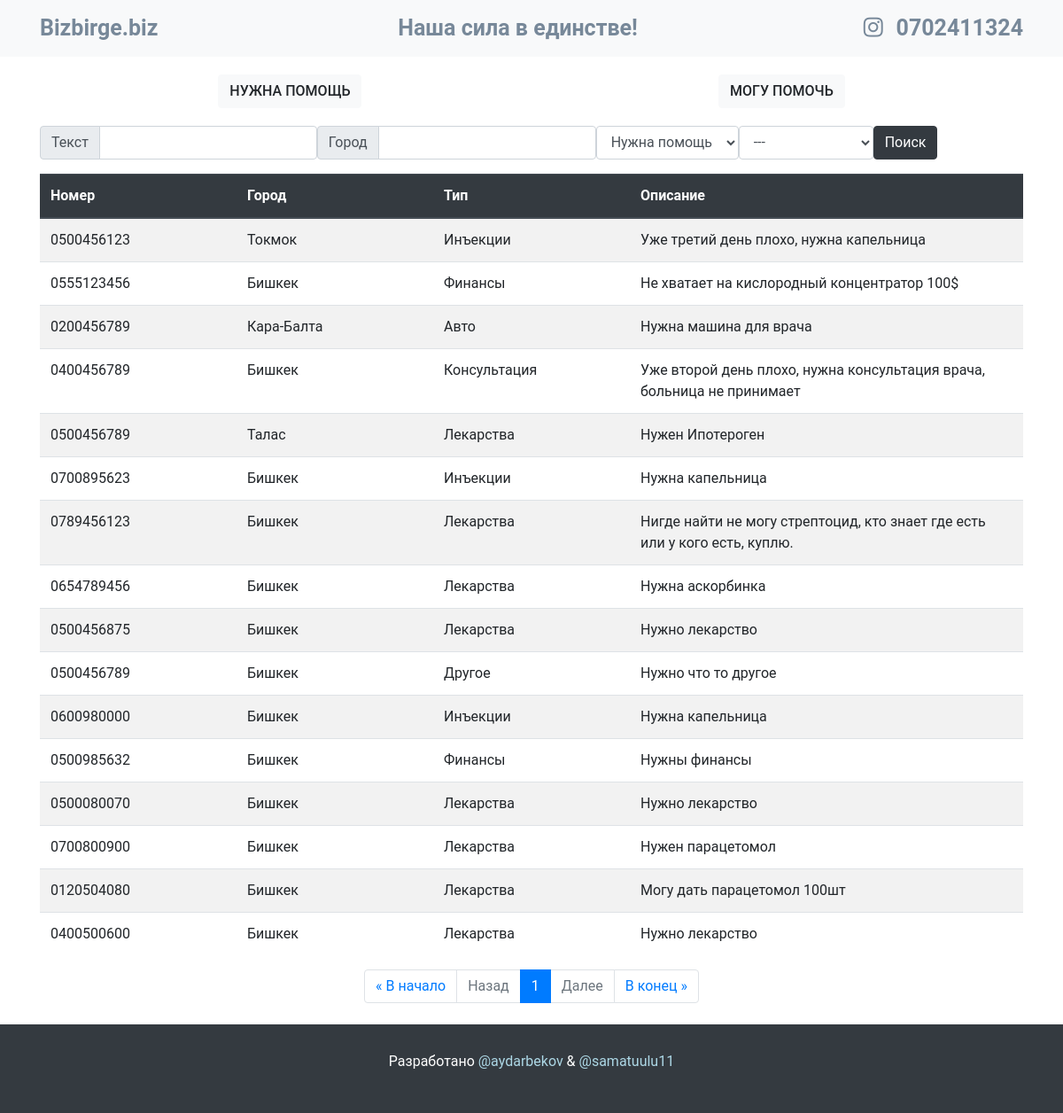
The app's page /ad_list/need_help with its own data.
### webapp/models.py (models this page shows, shortened)
class Ad(models.Model):
    ad_type = models.CharField(max_length=50, choices=TYPE_CHOICES, default=TYPE_CHOICES[0][0], verbose_name="Тема")
    number = models.CharField(max_length=50, verbose_name='Номер телефона')
    city = models.CharField(max_length=50, verbose_name='Город')
    group = models.CharField(max_length=50, choices=GROUP_CHOICES, default=GROUP_CHOICES[0][0], verbose_name="Тема")
    description = models.TextField(max_length=3000, verbose_name='Описание')
    status = models.CharField(max_length=50, choices=STATUS_CHOICES, default=STATUS_CHOICES[0][0], verbose_name='Статус')
    date = models.DateTimeField(auto_now_add=True, null=True, blank=True, verbose_name='Дата добавления')
    class Meta:
        verbose_name = 'Объявление'
        verbose_name_plural = 'Объявления'

### webapp/views.py (the view, shortened to what this page needs)
# urls.py: path('ad_list/<str:type>', AdListView.as_view(), name='ad_list'),
class AdListView(ListView):
    context_object_name = 'ad'
    template_name = 'ad_list.html'
    paginate_by = 20
    paginate_orphans = 0
    ordering = '-date'
    def get(self, request, *args, **kwargs):
        self.form = self.get_search_form()
        self.search_value = self.get_search_value()
        return super().get(request, *args, **kwargs)
    def get_queryset(self, *args, **kwargs):
        ad_type = self.kwargs.get('type')
        if ad_type != 'search':
            queryset = Ad.objects.filter(ad_type=ad_type, status='active').order_by('-date')
            return queryset
    def get_context_data(self, *args, **kwargs):
        context = super().get_context_data()
        ad_type = self.kwargs.get('type')
        context['ads_sorted'] = Ad.objects.filter(ad_type=ad_type).order_by('-date')
        context['form'] = self.form
        return context
    def get_search_form(self):
        return SimpleSearchForm(self.request.GET)
    def get_search_value(self):
        search = {}
        if self.form.is_valid():
            search['descr'] = self.form.cleaned_data['descr']
            search['city'] = self.form.cleaned_data['city']
            search['type'] = self.form.cleaned_data['type']
            search['group'] = self.form.cleaned_data['group']
            return search
        return None

### webapp/forms.py
class SimpleSearchForm(forms.Form):
    descr = forms.CharField(max_length=100, required=False, label="Текст")
    city = forms.CharField(max_length=100, required=False, label="Город")
    type = forms.ChoiceField(choices=TYPE_CHOICES, label='Тип', required=False)
    group = forms.ChoiceField(choices=GROUP_CHOICES, label='Группа', required=False)

### webapp/templates/ad_list.html (shortened to what this page needs)
{% extends 'base.html' %}
{% load static %}
{% block content %}
    <div class="container mb-3">
        <form class="form-inline" action="{% url 'webapp:ad_list' type='search' %}" method="GET">
            {% include 'partial/simple_search.html' %}
            <input type="submit" class='btn btn-dark search-button' value="Поиск">
        </form>
    </div>
    <div class="container">
        <div class="ads-index-table">
            <table class="table table-striped">
                <thead class="thead-dark">
                <tr>
                    <th scope="col">Номер</th>
                    <th scope="col">Город</th>
                    <th scope="col">Тип</th>
                    <th scope="col" colspan="2">Описание</th>
                </tr>
                </thead>
                <tbody>
                {% for ad in ad %}
                    <tr>
                        <td>{{ ad.number }}</td>
                        <td>{{ ad.city }}</td>
                        <td>{{ ad.get_group_display }}</td>
                        <td colspan="2">{{ ad.description }}</td>
                    </tr>
                {% endfor %}
                </tbody>
            </table>
        </div>
    </div>
    {% include 'partial/pagination.html' %}
{% endblock %}

### webapp/static/css/style.css (style rules this page uses)
body { font-family: roboto, arial, sans-serif; margin: 0; }
.table { table-layout: fixed!important; }

### records on screen
Ad: number "0500456123", city "Токмок", group "Инъекции", description "Уже третий день плохо, нужна капельница"
Ad: number "0555123456", city "Бишкек", group "Финансы", description "Не хватает на кислородный концентратор 100$"
Ad: number "0200456789", city "Кара-Балта", group "Авто", description "Нужна машина для врача"
Ad: number "0400456789", city "Бишкек", group "Консультация", description "Уже второй день плохо, нужна консультация врача, больница не принимает"
Ad: number "0500456789", city "Талас", group "Лекарства", description "Нужен Ипотероген"
Ad: number "0700895623", city "Бишкек", group "Инъекции", description "Нужна капельница"
Ad: number "0789456123", city "Бишкек", group "Лекарства", description "Нигде найти не могу стрептоцид, кто знает где есть или у кого есть, куплю."
Ad: number "0654789456", city "Бишкек", group "Лекарства", description "Нужна аскорбинка"
Ad: number "0500456875", city "Бишкек", group "Лекарства", description "Нужно лекарство"
Ad: number "0500456789", city "Бишкек", group "Другое", description "Нужно что то другое"
Ad: number "0600980000", city "Бишкек", group "Инъекции", description "Нужна капельница"
Ad: number "0500985632", city "Бишкек", group "Финансы", description "Нужны финансы"
Ad: number "0500080070", city "Бишкек", group "Лекарства", description "Нужно лекарство"
Ad: number "0700800900", city "Бишкек", group "Лекарства", description "Нужен парацетомол"
Ad: number "0120504080", city "Бишкек", group "Лекарства", description "Могу дать парацетомол 100шт"
Ad: number "0400500600", city "Бишкек", group "Лекарства", description "Нужно лекарство"

### other values on screen
{{ field.label }} "Текст" "Город"
{{ page_obj.number }} "1"
